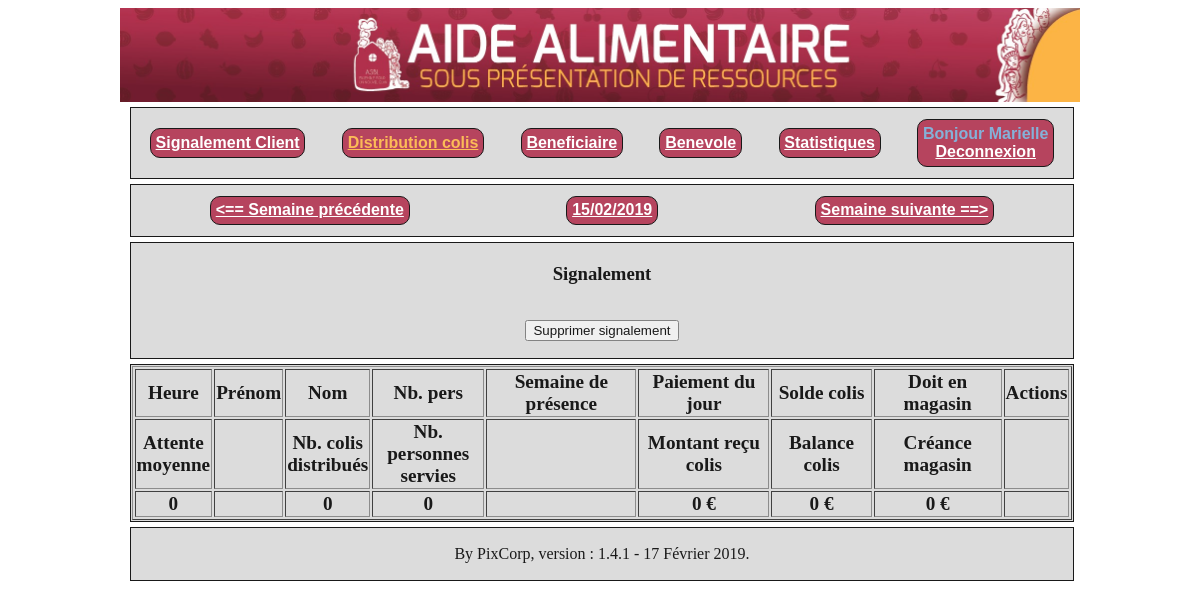
/districoliSignales/districoliSignales.php?module=5&referenceColis=0&jourSelectionne=48&reference=89 (signed in), run on an earlier commit of the app's database.
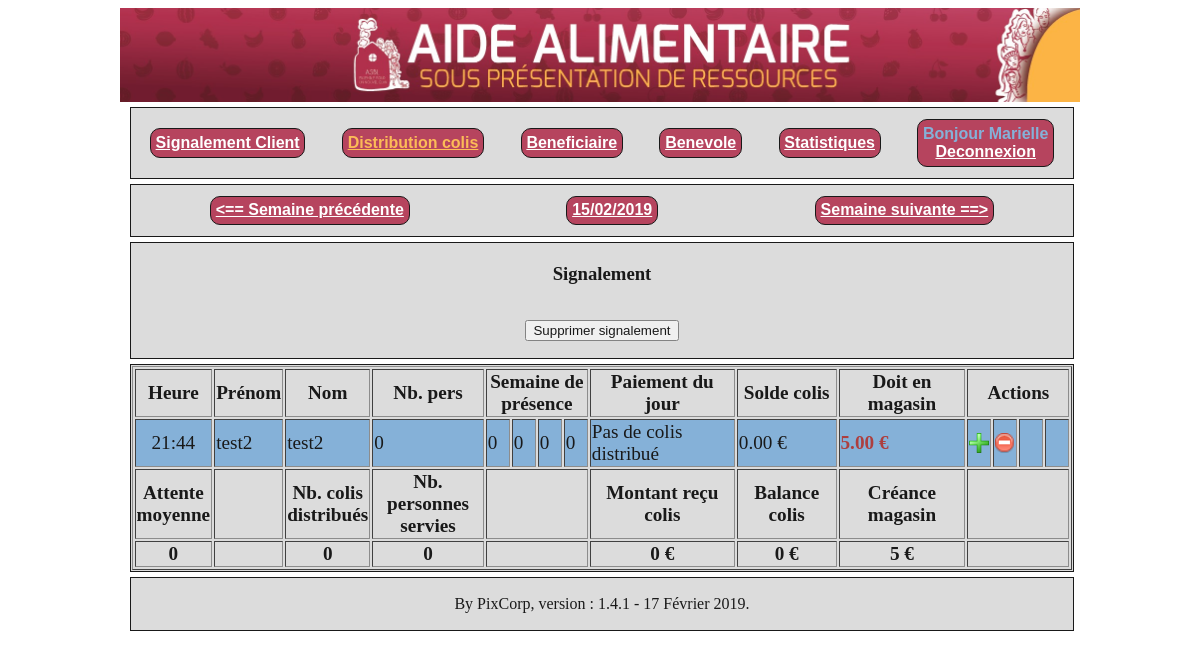
And on a later commit of the database.
### tables this page shows
CREATE TABLE `beneficiaires` (
  `nom` varchar(30) NOT NULL,
  `prenom` varchar(30) NOT NULL,
  `tel` varchar(20) NOT NULL,
  `adresse` varchar(56) NOT NULL,
  `nbracharge` int(11) NOT NULL,
  `heurepassage` time NOT NULL,
  `ref` bigint(20) NOT NULL,
  `sem1` tinyint(1) NOT NULL,
  `sem2` tinyint(1) NOT NULL,
  `sem3` tinyint(1) NOT NULL,
  `sem4` tinyint(1) NOT NULL,
  `aide_familiale` tinyint(1) NOT NULL COMMENT 'Indique si le bénéficiaire dispose d''une aide familiale.',
  `solde_colis` decimal(10,2) NOT NULL COMMENT 'Solde colis actuel d''un bénéficiaire',
  `dette_magasin` decimal(10,2) NOT NULL COMMENT 'Cumul des dettes actuelles d&#039;un bénéficiaire pour le magasin',
  `commentaire` mediumtext NOT NULL COMMENT 'Commentaire actuel d''un bénéficaire',
  `jourpassage` int(3) NOT NULL,
  `date_creation` datetime DEFAULT NULL,
  `id_utilisateur_creation` int(11) DEFAULT NULL,
  `date_modification` datetime DEFAULT NULL,
  `id_utilisateur_modification` int(11) DEFAULT NULL
);

### index.php (called while the page is built, shortened)
<?php include_once($_SERVER['DOCUMENT_ROOT'].'/asbl-gestion/commun/indexCommun.php'); ?>
<?php include_once($_SERVER['DOCUMENT_ROOT'].'/asbl-gestion/commun/entete.php'); ?>
<?php include_once($_SERVER['DOCUMENT_ROOT'].'/asbl-gestion/commun/menu.php'); ?>

### footer.php (called while the page is built)
<?php include_once($_SERVER['DOCUMENT_ROOT'].'/asbl-gestion/commun/mentionsLegales.php'); ?>
<?php include_once($_SERVER['DOCUMENT_ROOT'].'/asbl-gestion/commun/footerCommun.php'); ?>

### districoliSignales/districoliSignales.php (the view, shortened to what this page needs)
<?php
include_once("../index.php");
$base=ouvrebase();
$module=0;
$montantColis=0;
$reference=0;
$referenceColis=0;
if (isset($_GET['module'])) {$module=$_GET['module'];}
if (isset($_GET['reference'])) {$reference=$_GET['reference'];}
if (isset($_GET['referenceColis'])) {$referenceColis=$_GET['referenceColis'];}
$nomPage = 'districoliSignales';
include_once("../menuJour.php");
?>
<?php
if($module<>0)
{
	if ($referenceColis<>0) {
		$sql2="select * from districolis where identifiant=".$referenceColis;
		$resultat2=$base->query($sql2);
		$colis2=$resultat2->fetch();
		$commentaire=$colis2['commentaire'];
		$heureDistribution=date('H',strtotime($colis2['datedistri']));
		$minuteDistribution=date('i',strtotime($colis2['datedistri']));
		$montantColis=$colis2['montantcolis'];
		$montantPaye=$colis2['montantpaye'];
	}
	else {
		$sqlMontantColis = "SELECT valeur FROM parametres WHERE cle = 'MONTANT_COLIS_PAR_DEFAUT'";
		$resultatMontantColis=$base->query($sqlMontantColis);
		$chaineMontantColis=$resultatMontantColis->fetch();
		$montantColis=$chaineMontantColis['valeur'];
	}
?>
<div class='bloclarge' >
	<form name='fiche' action='enregistrer.php' enctype='multipart/form-data' method='POST' align='center'>
<?php
	if($module==5)
	{
?>
			<h3>
				Signalement
			</h3>
<?php
	}
	else
	{
?>
			<h3>
				Colis
			</h3>
<?php
	}
?>
<?php
		if ($module==5){echo "<input type='submit' style='margin-top: 16px' value='Supprimer signalement' tabindex=1>";}
?>
	</form>
</div>
<?php
}
?>
<div class='bloclarge'>
	<table border=1 align='center' style='font-size:1.2em;'>
		<thead>
			<tr>
				<th>Heure</th>
				<th>Prénom</th>
				<th>Nom</th>
				<th>Nb. pers</th>
				<th colspan=4> Semaine de présence</th>
				<th>Paiement du jour </th>
				<th>Solde colis</th>
<?php if ($jourSelectionne==date("z")+1) { ?>
				<th>Doit en magasin</th>
<?php } ?>
				<th colspan=4>Actions</th>
			</tr>
		</thead>
<?php
$sqlNouveauxColis= "select 0 as identifiant,
					ref,
					null as datepassage,
					datesignalement as datesignalement,
					nom,
					prenom,
					nbracharge,
					sem1,
					sem2,
					sem3,
					sem4,
					aide_familiale,
					null as montantcolis,
					null as montantpaye,
					solde_colis,
					dette_magasin,
					null as commentaire,
					true as nouveauColis
				from beneficiaires
				join signalement_presence on signalement_presence.refbeneficiaire = beneficiaires.ref
				where DATE(signalement_presence.datesignalement)='";
$sqlNouveauxColis=$sqlNouveauxColis.date("Y-m-d", mktime(0, 0, 0, 1, $jourSelectionne))."'";
$sqlNouveauxColis=$sqlNouveauxColis." and ref not in (select refbeneficiaire from districolis where DATE(datedistri)='";
$sqlNouveauxColis=$sqlNouveauxColis.date("Y-m-d", mktime(0, 0, 0, 1, $jourSelectionne))."'";
$sqlNouveauxColis=$sqlNouveauxColis.")";
$sqlNouveauxColis=$sqlNouveauxColis." group by nom, prenom";
$sqlNouveauxColis=$sqlNouveauxColis." order by aide_familiale desc, datesignalement asc ";
$resultatNouveauxColis=$base->query($sqlNouveauxColis);
$sqlColisDistribues = "select districolis.identifiant,
					beneficiaires.ref,
					datedistri as datepassage,
					datesignalement as datesignalement,
					beneficiaires.nom,
					beneficiaires.prenom,
					districolis.nbracharge,
					districolis.sem1,
					districolis.sem2,
					districolis.sem3,
					districolis.sem4,
					beneficiaires.aide_familiale,
					districolis.montantcolis,
					districolis.montantpaye,
					districolis.solde_colis,
					beneficiaires.dette_magasin,
					districolis.commentaire,
					false as nouveauColis
				from beneficiaires inner join districolis on beneficiaires.ref = districolis.refbeneficiaire
				join signalement_presence on signalement_presence.refbeneficiaire = beneficiaires.ref
				where DATE(districolis.datedistri)='".date("Y-m-d", mktime(0, 0, 0, 1, $jourSelectionne))."'
				and DATE(signalement_presence.datesignalement)='";
$sqlColisDistribues=$sqlColisDistribues.date("Y-m-d", mktime(0, 0, 0, 1, $jourSelectionne))."'";
$sqlColisDistribues=$sqlColisDistribues." group by nom, prenom";
$sqlColisDistribues=$sqlColisDistribues." order by datesignalement asc ";
$resultatColisDistribues=$base->query($sqlColisDistribues);
$nouveauxColis = $resultatNouveauxColis->fetchAll();
$colisDistribues = $resultatColisDistribues->fetchAll();
$colisRassembles = array_merge($nouveauxColis, $colisDistribues);
$attenteMoyenne = 0;
$nbColisDistribues = 0;
$nbPersonnesServices = 0;
$montantRecuColis = 0;
$balanceColis = 0;
$creanceMagasin = 0;
while ($colis=array_shift($colisRassembles))
	{
		if ($colis['identifiant']==$referenceColis && $colis['ref']==$reference)
		{
			$bgcolor = '#78A9D4';
		}
?>
		<tr <?php if (isset($bgcolor)) {echo 'bgcolor="'.$bgcolor.'"';}?>>
			<td align=center>
					<?php
						if ($colis['nouveauColis'] == true)
						{
							echo (date('G:i', strtotime($colis['datesignalement'])));
						}
						else
						{
							echo (date('G:i', strtotime($colis['datepassage'])));
						}
					?>
			</td>
			<td><?php echo $colis['prenom'];?></td>
			<td><?php echo $colis['nom'];?></td>
			<td><?php echo $colis['nbracharge'];?></td>
			<td width=20><?php echo $colis['sem1'];?></td>
			<td width=20><?php echo $colis['sem2'];?></td>
			<td width=20><?php echo $colis['sem3'];?></td>
			<td width=20><?php echo $colis['sem4'];?></td>
			<td>
					<?php
						if ($colis['nouveauColis'] == true)
						{
							echo "Pas de colis distribué";
						}
						else
						{
							echo($colis['montantpaye'] . ' €');
						}
					?>
			</td>
			<td <?php if ($colis['solde_colis']<0) { echo 'class="alerteMontant"'; } ?>>
				<?php echo $colis['solde_colis'];?> €
			</td>
<?php if ($jourSelectionne==date("z")+1) { ?>
			<td <?php if ($colis['dette_magasin']>0) { echo 'class="alerteMontant"'; } ?>>
				<?php echo $colis['dette_magasin'];?> €
			</td>
<?php } ?>
			<td width=20>
<?php
				if($colis['nouveauColis'] == true)
				{
?>
				<a href='districoliSignales.php?module=1<?php echo ('&reference=' . $colis['ref'] . '&nbracharge=' . $colis['nbracharge'] . '&sem1=' . $colis['sem1'] . '&sem2=' . $colis['sem2'] . '&sem3=' . $colis['sem3'] . '&sem4=' . $colis['sem4'] . '&solde_colis=' . $colis['solde_colis'] . '&jourSelectionne=' . $jourSelectionne . '&montantColis=' . $montantColis . '&dettesMagasinActuelles=' . $colis['dette_magasin']);?>'>
					<img src='../images/inserer.jpg' width=20 height=20 title='Créer colis'/>
				</a>
<?php
				}
?>
			</td>
			<td width=20>
<?php
				if ($colis['nouveauColis'] == true)
				{
					$moduleSuppression = 5;
					$titreSuppression = 'Supprimer signalement';
				}
				else
				{
					$moduleSuppression = 2;
					$titreSuppression = 'Supprimer colis';
				}
?>
				<a href='districoliSignales.php?module=<?php echo ($moduleSuppression . '&referenceColis=' . $colis['identifiant'] . '&jourSelectionne=' . $jourSelectionne . '&reference=' . $colis['ref']);?>'>
					<img src='../images/supprimer.jpg' width=20 height=20 title='<?php echo ($titreSuppression)?>'/>
				</a>
			</td>
			<td width=20>
			</td>
			<td width=20>
			</td>
		</tr>
<?php
		unset($bgcolor);
		$creanceMagasin += $colis['dette_magasin'];
	}
?>
		<tfoot>
			<tr>
				<th>Attente<br/>moyenne</th>
				<th></th>
				<th>Nb. colis<br/>distribués</th>
				<th>Nb. personnes<br/>servies</th>
				<th colspan=4></th>
				<th>Montant reçu<br/>colis</th>
				<th>Balance colis</th>
<?php if ($jourSelectionne==date("z")+1) { ?>
				<th>Créance magasin</th>
<?php } ?>
				<th colspan=4></th>
			</tr>
			<tr>
				<th>
					<?php if ($nbColisDistribues <> 0) {
						echo date('i\m s\s', $attenteMoyenne/$nbColisDistribues);
					} else {
						echo 0;
					}
					?>
				</th>
				<th></th>
				<th><?php echo $nbColisDistribues; ?></th>
				<th><?php echo $nbPersonnesServices; ?></th>
				<th colspan=4></th>
				<th><?php echo $montantRecuColis; ?> €</th>
				<th><?php echo $balanceColis; ?> €</th>
<?php if ($jourSelectionne==date("z")+1) { ?>
				<th><?php echo $creanceMagasin; ?> €</th>
<?php } ?>
				<th colspan=4></th>
			</tr>
		</tfoot>
	</table>
</div>
<?php
include_once("../footer.php");
?>

### commun/indexCommun.php (shortened to what this page needs)
<html>
<head>
<!DOCTYPE html PUBLIC "-//W3C//DTD HTML 4.01 Transitional//EN" "http://www.w3.org/TR/html4/loose.dtd">
	 <link rel="stylesheet" href="http://<?php echo $_SERVER['HTTP_HOST'] ?>/asbl-gestion/css/stylelavande.css" />
	 <link rel="stylesheet" href="http://<?php echo $_SERVER['HTTP_HOST'] ?>/asbl-gestion/agenda/style.css" type="text/css" />
</head>
	<body>

### commun/entete.php
<div class='entete'>
	<img src="http://<?php echo $_SERVER['HTTP_HOST'] ?>/asbl-gestion/images/bandeau-aide-alimentaire.jpg" style="width: 100%;"/>
</div>

### commun/menu.php
<div class='bloclarge menuhorizontal' align='center'>
	<div><a href='http://<?php echo $_SERVER['HTTP_HOST'] ?>/asbl-gestion/signalement/signalement.php' <?php if(basename($_SERVER['PHP_SELF']) == 'signalement.php'){echo("class='selectionne'");}?>>Signalement Client</a></div>
	<?php if ($_SESSION['secteur'] == 1 or $_SESSION['secteur'] == 2 or$_SESSION['secteur'] == 3 or $_SESSION['secteur'] == 4) { ?>
	<div><a href='http://<?php echo $_SERVER['HTTP_HOST'] ?>/asbl-gestion/districoliSignales/districoliSignales.php' <?php if(basename($_SERVER['PHP_SELF']) == 'districoliSignales.php'){echo("class='selectionne'");}?>>Distribution colis</a></div>
	<div><a href='http://<?php echo $_SERVER['HTTP_HOST'] ?>/asbl-gestion/beneficiaire/beneficiaires.php' <?php if(basename($_SERVER['PHP_SELF']) == 'beneficiaires.php'){echo("class='selectionne'");}?>>Beneficiaire</a></div>
	<div><a href='http://<?php echo $_SERVER['HTTP_HOST'] ?>/asbl-gestion/benevole/benevole.php' <?php if(basename($_SERVER['PHP_SELF']) == 'benevole.php'){echo("class='selectionne'");}?>>Benevole</a></div>
	<div><a href='http://<?php echo $_SERVER['HTTP_HOST'] ?>/asbl-gestion/stat/stat.php' <?php if(basename($_SERVER['PHP_SELF']) == 'stat.php'){echo("class='selectionne'");}?>>Statistiques</a></div>
	<?php } ?>
	<div>
		<?php if (isset($_SESSION['prenom'])) { ?>
		<span class='bonjour'><?php echo ('Bonjour ' . $_SESSION['prenom']);?></span><br/>
		<?php } ?>
		<a href='http://<?php echo $_SERVER['HTTP_HOST'] ?>/asbl-gestion/deco.php'>Deconnexion</a>
	</div>
</div>

### menuJour.php
<?php
$jourSelectionne=date("z")+1;
if (isset($_GET['jourSelectionne'])) {$jourSelectionne=$_GET['jourSelectionne'];}
$w = date("W", mktime(0,0,0,1,$jourSelectionne));
?>
	<div class='bloclarge menuhorizontal' align='center'>
		<div>
			<a href='<?php echo $nomPage ?>.php?jourSelectionne=<?php echo $jourSelectionne-7 ?>'>
				<== Semaine précédente
			</a>
		</div>
<?php
for($i = 1; $i <= 365; $i++) {
	$week = date("W", mktime(0, 0, 0, 1, $i));
	if($week == $w) {
		for($d = 0; $d < 7; $d++) {
			if ($d==5) {
 ?>
		<div>
			<a href='<?php echo $nomPage ?>.php?jourSelectionne=<?php echo ($i + $d-1);?>'<?php if ($i+$d-1==$jourSelectionne){echo("class='selectionne'");}?>>
				<?php echo (date("d/m/Y",mktime (0,0,0,1,$i + $d-1)))?>
			</a>
		</div>
 <?php
	  }
    }
	break;
  }
}
?>
		<div>
			<a href='<?php echo $nomPage ?>.php?jourSelectionne=<?php echo $jourSelectionne+7 ?>'>
				Semaine suivante ==>
			</a>
		</div>
	</div>

### commun/mentionsLegales.php
<div class="bloclarge" style="text-align:center">
	<p> By PixCorp, version : 1.4.1 - 17 Février 2019. </p>
</div>

### commun/footerCommun.php
	</body>
</html>

### css/stylelavande.css (style rules this page uses)
body { background : url(''); width: 80%; margin-left: 10%; }
a img { border: none; }
html { background: url("../images/fond.pnj") no-repeat center center fixed; -webkit-background-size: cover; -moz-background-size: cover; -o-background-size: cover; background-size: cover; }
.menuhorizontal { display: flex; flex-wrap: wrap; justify-content: space-around; align-items: center; }
.menuhorizontal div { background-color: rgb(175, 48, 77); border: 1px solid black; border-radius: 10px; margin: 10px 0px; padding: 0.3em; font-family: sans-serif; color: white; font-weight: bold; }
.menuhorizontal div a { color: white; }
.selectionne { color:rgb(252, 180, 69) !important; }
.bonjour { color:rgb(120, 169, 212); }
.entete { text-align:center; }
.bloclarge { width: 98%; float: left; background-color: #d9d9d9; opacity: 0.9; border: 1px solid black; margin-left: 1%; margin-top: 5px; padding: 1px; overflow: auto; }
.alerteMontant { color: brown; font-weight: bold; }

What changed in the data, as far as the page shows it:
now on this page (row edited): beneficiaires: datesignalement "21:44", prenom "test2", nom "test2", nbracharge "0", sem1 "0", sem2 "0", sem3 "0", sem4 "0", solde_colis "0.00", dette_magasin "5.00"
Also different on the page:
$creanceMagasin: "0" → "5"
